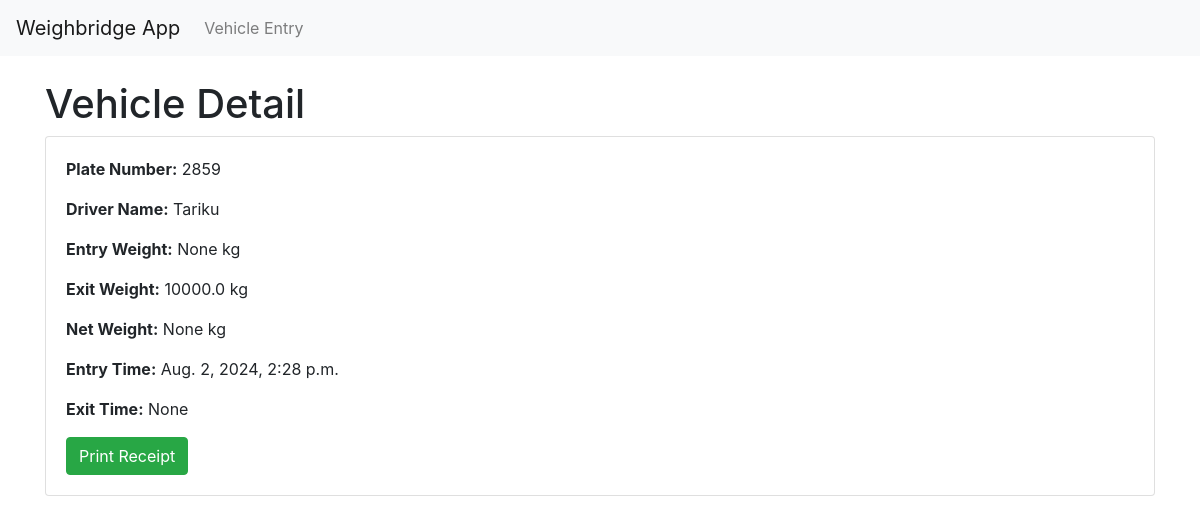
The app's page /vehicle/detail/3/ with its own data.
### app/models.py (models this page shows, shortened)
class Vehicle(models.Model):
    plate_number = models.CharField(max_length=15)
    driver_name = models.CharField(max_length=100)
    entry_time = models.DateTimeField(auto_now_add=True)
    exit_time = models.DateTimeField(null=True, blank=True)
    entry_weight = models.FloatField(null=True, blank=True)
    exit_weight = models.FloatField(null=True, blank=True)
    net_weight = models.FloatField(null=True, blank=True)

### app/views.py (the view)
# urls.py: path('vehicle/detail/<int:pk>/', views.vehicle_detail, name='vehicle_detail'),
def vehicle_detail(request, pk):
    vehicle = Vehicle.objects.get(pk=pk)
    return render(request, 'vehicle_detail.html', {'vehicle': vehicle})

### app/templates/vehicle_detail.html (shortened to what this page needs)
{% extends 'base.html' %}
{% block content %}
    <h1>Vehicle Detail</h1>
    <div class="card">
        <div class="card-body">
            <p><strong>Plate Number:</strong> {{ vehicle.plate_number }}</p>
            <p><strong>Driver Name:</strong> {{ vehicle.driver_name }}</p>
            <p><strong>Entry Weight:</strong> {{ vehicle.entry_weight }} kg</p>
            <p><strong>Exit Weight:</strong> {{ vehicle.exit_weight }} kg</p>
            <p><strong>Net Weight:</strong> {{ vehicle.net_weight }} kg</p>
            <p><strong>Entry Time:</strong> {{ vehicle.entry_time }}</p>
            <p><strong>Exit Time:</strong> {{ vehicle.exit_time }}</p>
            <a href="{% url 'generate_receipt' vehicle.pk %}" class="btn btn-success">Print Receipt</a>
        </div>
    </div>
{% endblock %}

### records on screen
Vehicle: plate_number "2859", driver_name "Tariku", entry_weight "None", exit_weight "10000.0", net_weight "None", entry_time "Aug. 2, 2024, 2:28 p.m.", exit_time "None"
